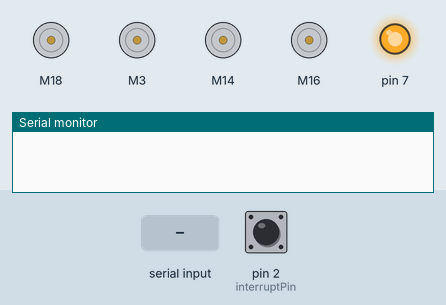
The sketch below on a simulated Arduino Nano, built with avr-gcc and run on an emulated ATmega328P. On the bench: 4 × DC motor (green arrow = forward, orange = backward, longer = faster), output pins drawn as LEDs (lit = HIGH), the last lines printed to the serial monitor. The test bench sets the inputs (shaded band); at power-on: pin 2 (interruptPin) HIGH.

Above: at 1.2 s.
1.3 s: "90,45\n" received over Serial
At 1.8 s:
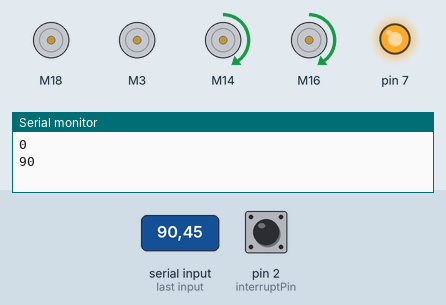
2.8 s: "30,150\n" received over Serial
At 4.0 s:
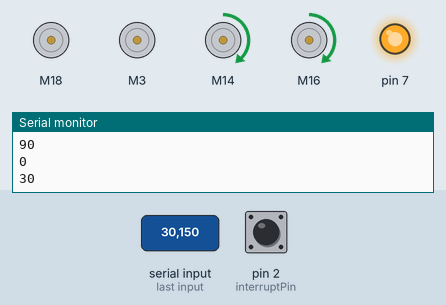
4.3 s: "5\n" received over Serial
At 5.1 s:
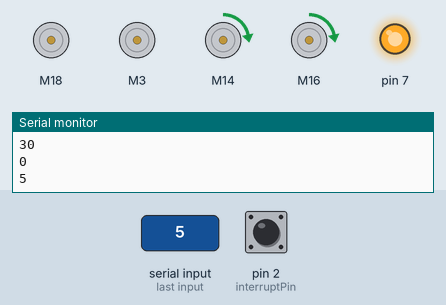
5.8 s: "200\n" received over Serial
At 6.4 s:
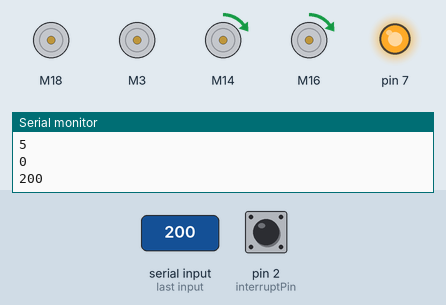
7.3 s: "1,90\n" received over Serial
At 8.7 s:
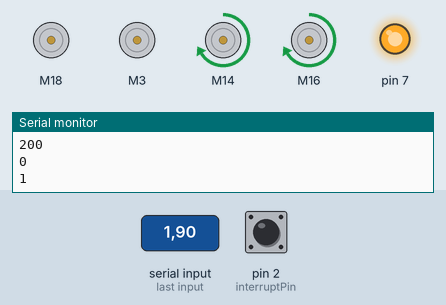
Timing chart, 0 to 10.3 s (numbered marks = the images above; inputs shaded):
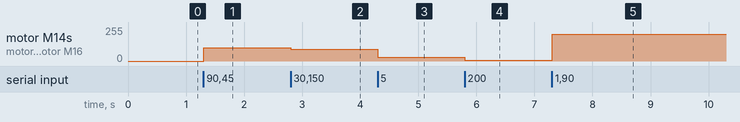

The sketch:

Driver.ino
```cpp
/*
*/

#include <L298NX2.h>

// Pin definition
const unsigned int left_EN_A = 10;  //D10 Left Front PWM
const unsigned int left_IN1_A = 14; //A0
const unsigned int left_IN2_A = 15;  //A1

const unsigned int left_IN1_B = 16; //A2 Back Left
const unsigned int left_IN2_B = 17; //A3
const unsigned int left_EN_B = 9; // D9 PWM

const unsigned int right_EN_A = 6; //D6 Front Right PWM
const unsigned int right_IN1_A = 18; //A4
const unsigned int right_IN2_A = 19;  //A5

const unsigned int right_IN1_B = 3;  //A6 Back Right
const unsigned int right_IN2_B = 4;  //A7
const unsigned int right_EN_B = 5; //D5 PWM

const unsigned int interruptPin = 2; //E-stop Pin
const unsigned int powertrainPin = A6;
const unsigned int electronicPin = A7;

unsigned int ctr = 0;

// Initialize both motors
L298NX2 left_motors(left_EN_A, left_IN1_A, left_IN2_A, left_EN_B, left_IN1_B, left_IN2_B);
L298NX2 right_motors(right_EN_A, right_IN1_A, right_IN2_A, right_EN_B, right_IN1_B, right_IN2_B);

const byte numChars = 64;
char receivedChars[numChars];
char speedChars[32];
boolean newData = false;
volatile byte Estop = false;
bool rightData = false;

int left = 0;
int right = 0;

void setup() {
  Serial.begin(9600);
  while (!Serial) {
  ; // wait for serial port to connect. Needed for native USB
  }
  pinMode(7, OUTPUT);
  digitalWrite(7, HIGH);
  pinMode(2, INPUT_PULLUP);
  attachInterrupt(digitalPinToInterrupt(interruptPin), estop, CHANGE);
}

void loop() {
  while (!Serial) {
  ; // wait for serial port to connect. Needed for native USB
  }
  while (!Estop){
    // left_motors.setSpeed(100);
    // right_motors.setSpeed(100);
    // left_motors.forward();
    // right_motors.forward();
    // delay(3000);
    // left_motors.stop();
    // right_motors.stop();
    // left_motors.setSpeed(100);
    // right_motors.setSpeed(100);
    // left_motors.forward();
    // right_motors.backward();
    // delay(3000);
    // left_motors.stop();
    // right_motors.stop();
    // left_motors.forward();
    // right_motors.forward();
    // delay(5000);
    // left_motors.stop();
    // right_motors.stop();

    recvWithEndMarker();
    showNewNumber();
    //readVoltage();
  }
  //readVoltage();
}

void recvWithEndMarker() {
    static byte ndx = 0;
    static byte ndx2 = 0;
    char endMarker = '\n';
    char middleMarker = 'o';
    char rc;


    if (Serial.available() > 0) {
        rc = Serial.read();

        if (rc == endMarker) {
          receivedChars[ndx] = '\0'; // terminate the string
          speedChars[ndx2] = '\0'; // terminate the string
          ndx2 = 0;
          ndx = 0;
          newData = true;
          rightData = false;
        }
        else if ((rc != middleMarker) && (!rightData)) {
            receivedChars[ndx] = rc;

            ndx++;
            if (ndx >= numChars) {
                ndx = numChars - 1;
            }
        }
        else if (rc != endMarker) {

            rightData = true;
            if (rc != middleMarker){
              speedChars[ndx2] = rc;
              ndx2++;
              if (ndx2 >= numChars) {
                  ndx2 = numChars - 1;
              }
            }
        }
    }
}

void showNewNumber() {
    if (newData == true) {
        left = 0;             // new for this version
        left = atoi(receivedChars);   // new for this version

        right = 0;
        right = atoi(speedChars);

        if (right > 0){
          right_motors.forward();
          right_motors.setSpeed(right);
        }
        else if (right < 0){
          right_motors.backward();
          right_motors.setSpeed(right);
        }
        else {
          right_motors.stop();
        }

        if (left > 0){
          left_motors.forward();
          left_motors.setSpeed(left);
        }
        else if (right < 0){
          left_motors.backward();
          left_motors.setSpeed(left);
        }
        else {
          left_motors.stop();
        }
        //Serial.println("This just in ... ");
       // Serial.println(speedChars, receivedChars);
        //Serial.print("Data as Number ... ");    // new for this version
        Serial.println(right);     // new for this version
        Serial.println(left);
        newData = false;
    }
}

void estop() {
  Estop = false;
  Serial.println("hello");
}

void readVoltage() {
  if (ctr == 60000 ) {
    float powertrain = analogRead(powertrainPin);
    float electronics = analogRead(electronicPin);
    Serial.print(powertrain);
    Serial.print(',');
    Serial.print(electronics);
    Serial.print(',');
    if (Estop){
      Serial.println("true");
    }
    else{
      Serial.println("false");
    }
    ctr++;
  }
  else if (ctr > 60000) {
    ctr = 0;
  }
  else {
    ctr++;
  }
}
```

Measured:
- after the input at 1.3 s, motor M14, motor M16: stopped → forward 100/255 at once
- after the input at 2.8 s, motor M14, motor M16: forward 100/255 → forward 90/255 at once
- after the input at 4.3 s, motor M14, motor M16: forward 90/255 → forward 30/255 at once
- after the input at 5.8 s, motor M14, motor M16: forward 30/255 → forward 5/255 at once
- after the input at 7.3 s, motor M14, motor M16: forward 5/255 → forward 200/255 at once
